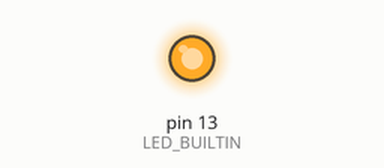
This sketch was run on a simulated Arduino Uno, built with avr-gcc and run on an emulated ATmega328P. Shown: output pins drawn as LEDs (lit = HIGH).

Above: at 1.5 s.
At 4.5 s:
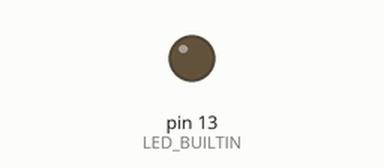
Timing chart, 0 to 7.8 s (numbered marks = the images above):
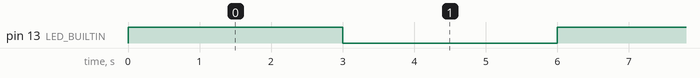

The sketch:

blink-pin13.ino
```cpp
void setup() {
  // put your setup code here, to run once:
  pinMode(13, 0x1);
}

void loop() {
  // put your main code here, to run repeatedly:
  digitalWrite(LED_BUILTIN, 1);
  delay(3000);
  digitalWrite(LED_BUILTIN, 0);
  delay(3000);
}
```

Measured:
- by itself, pin 13 (LED_BUILTIN): alternates HIGH for 3.0 s and LOW for 3.0 s
